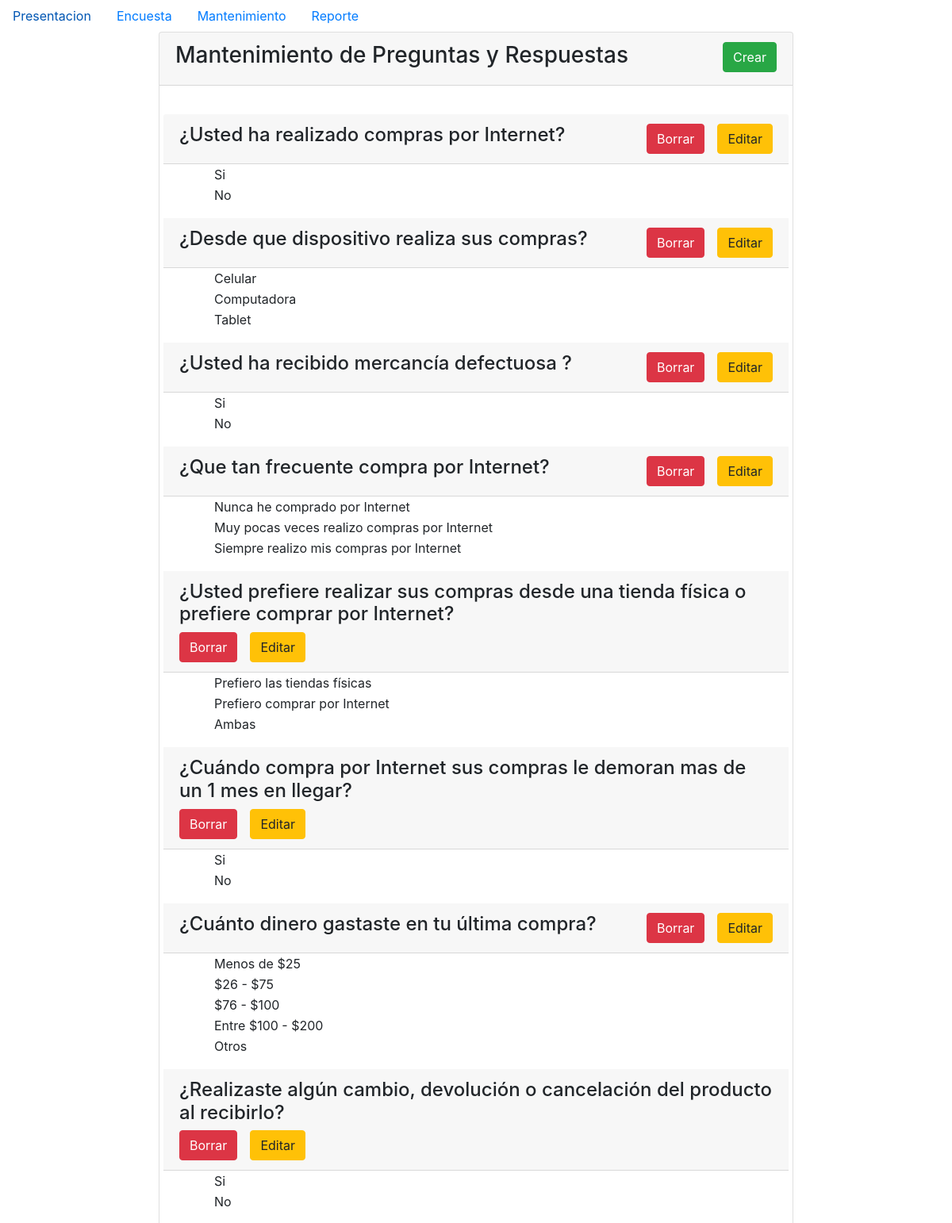
Screenshot of /mantenimiento.php (upper part) with the database file from the repository.
### tables this page shows
CREATE TABLE `encuestas` (
  `id` int(11) NOT NULL,
  `titulo` varchar(250) NOT NULL,
  `fecha` date NOT NULL,
  `opcion` int(11) NOT NULL
);

CREATE TABLE `respuestas` (
  `id` int(11) NOT NULL,
  `texto` varchar(250) NOT NULL,
  `votos` int(5) NOT NULL,
  `idenc` int(11) NOT NULL
);

### database/conect.php (called while the page is built, shortened)
<?php
class credencialesDB{
    public function __construct(){
        $this->_db=new mysqli(DB_HOST,DB_USER,DB_PASS,DB_NAME);
    }
}
?>

### class/class_lib.php (called while the page is built, shortened)
<?php
require __DIR__.'/../database/conect.php';
class Consulta extends credencialesDB{
    public function listarRespuesta()
    {
        $instruccion = "CALL listarRespuesta()";
        $respuesta = $this->_db->query($instruccion)->fetch_all(MYSQLI_ASSOC);
        if ($respuesta) {
            return $respuesta;
        }
    }
    public function listarEncuesta()
    {
        $instruccion = "CALL listarEncuesta()";
        $encuesta = $this->_db->query($instruccion)->fetch_all(MYSQLI_ASSOC);
        if ($encuesta) {
            return $encuesta;
        }
    }
}

### mantenimiento.php (the view, shortened to what this page needs)
<?php
include('class/class_lib.php');
include('header.php');
$cons = new Consulta();
$preg = $cons->listarEncuesta();
$cons = new Consulta();
$resp = $cons->listarRespuesta();
?>
<div class="d-flex justify-content-center">
    <div class="card " style="width: 50rem;">
        <div class="card-header d-flex justify-content-between justify-items-center">
            <div class="">
                <h3>Mantenimiento de Preguntas y Respuestas</h3>
            </div>
            <div class="w-40">
                <a class="btn btn-success" href="crear_pregunta.php">Crear</a>
            </div>
        </div>
        <div class="card-body">
            <?php if ($preg != null) { ?>
                <?php foreach ($preg as $keyPreg) { ?>
                    <div class="card-header mt-3 row d-flex justify-content-between">
                        <h4><?php echo $keyPreg['titulo'] ?></h4>
                        <div class="d-flex justify-content-between">
                            <form action="Borrar.php" method="post">
                                <button type="submit" class="btn btn-danger">Borrar</button>
                            </form>
                            <form action="editar.php" method="post">
                                <button type="submit" class="btn btn-warning ml-3">Editar</button>
                            </form>
                        </div>
                    </div>
                    <table class="ml-5">
                        <?php foreach ($resp as $keyResp) { ?>
                            <?php if ($keyPreg['id'] == $keyResp['idenc']) { ?>
                                <tr>
                                    <td><?php echo $keyResp['texto'] ?></td>
                                </tr>
                            <?php } ?>
                        <?php } ?>
                    </table>
                <?php } ?>
            <?php } else { ?>
                <h3>No Existen Preguntas</h3>
            <?php } ?>
        </div>
    </div>
</div>

### Header.php (shortened to what this page needs)
<!DOCTYPE html>
<html lang="es">
<head>
    <link rel="stylesheet" href="css/bootstrap.min.css">
</head>
<body>
    <nav class="nav">
        <a class="nav-link" href="Index.php">Presentacion</a>
        <a class="nav-link" href="ver_encuesta.php">Encuesta</a>
        <a class="nav-link" href="mantenimiento.php">Mantenimiento</a>
        <a class="nav-link" href="seleccion_reporte.php">Reporte</a>
    </nav>

### rows the page displays
encuestas: titulo "¿Usted ha realizado compras por Internet?"
respuestas: texto "Si"
respuestas: texto "No"
encuestas: titulo "¿Desde que dispositivo realiza sus compras?"
respuestas: texto "Celular"
respuestas: texto "Computadora"
respuestas: texto "Tablet"
encuestas: titulo "¿Usted ha recibido mercancía defectuosa ?"
respuestas: texto "Si"
respuestas: texto "No"
encuestas: titulo "¿Que tan frecuente compra por Internet?"
respuestas: texto "Nunca he comprado por Internet"
respuestas: texto "Muy pocas veces realizo compras por Internet"
respuestas: texto "Siempre realizo mis compras por Internet"
encuestas: titulo "¿Usted prefiere realizar sus compras desde una tienda física o prefiere comprar por Internet?"
respuestas: texto "Prefiero las tiendas físicas"
respuestas: texto "Prefiero comprar por Internet"
respuestas: texto "Ambas"
encuestas: titulo "¿Cuándo compra por Internet sus compras le demoran mas de un 1 mes en llegar?"
respuestas: texto "Si"
respuestas: texto "No"
encuestas: titulo "¿Cuánto dinero gastaste en tu última compra?"
respuestas: texto "Menos de $25"
respuestas: texto "$26 - $75"
respuestas: texto "$76 - $100"
respuestas: texto "Entre $100 - $200"
respuestas: texto "Otros"
encuestas: titulo "¿Realizaste algún cambio, devolución o cancelación del producto al recibirlo?"
respuestas: texto "Si"
respuestas: texto "No"
